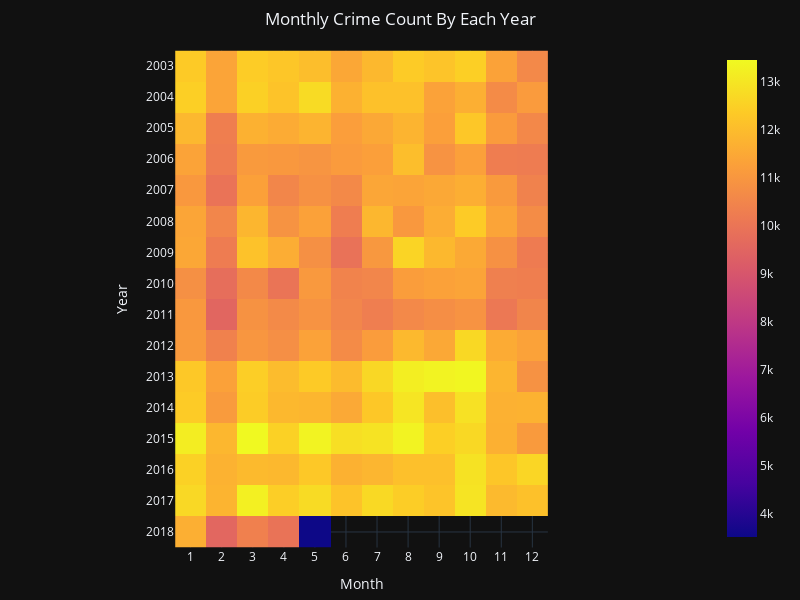

Notebook cell for this chart:
### Code cell
# Create heatmap with year, month and count
fig = px.imshow(df_monthly.pivot("year", "month", "count"), width=800, height=600)
fig.update_layout(
    template='plotly_dark',
    title=dict(
        text='Monthly Crime Count By Each Year',
        x=0.5
    ),
    xaxis=dict(
            title='Month',
            tickmode='linear'),
    yaxis=dict(
            title='Year',
            tickmode='linear'),
    margin=dict(l=20, r=20, t=50, b=20)
)
fig.show()

### Figure 1 — Plotly figure (JSON) as saved in the notebook; plotly's stock layout.template omitted (floating-point values rounded to 4 significant figures; data arrays with more than 128 entries replaced by an {"elided": "..."} marker saying what was removed)
{"data": [{"coloraxis": "coloraxis", "hovertemplate": "month: %{x}<br>year: %{y}<br>color: %{z}<extra></extra>", "name": "0", "type": "heatmap", "x": [1, 2, 3, 4, 5, 6, 7, 8, 9, 10, 11, 12], "xaxis": "x", "y": [2003, 2004, 2005, 2006, 2007, 2008, 2009, 2010, 2011, 2012, 2013, 2014, 2015, 2016, 2017, 2018], "yaxis": "y", "z": {"elided": "16x12 int values"}}], "layout": {"coloraxis": {"colorscale": [[0, "#0d0887"], [0.1111, "#46039f"], [0.2222, "#7201a8"], [0.3333, "#9c179e"], [0.4444, "#bd3786"], [0.5556, "#d8576b"], [0.6667, "#ed7953"], [0.7778, "#fb9f3a"], [0.8889, "#fdca26"], [1, "#f0f921"]]}, "height": 600, "margin": {"b": 20, "l": 20, "r": 20, "t": 50}, "title": {"text": "Monthly Crime Count By Each Year", "x": 0.5}, "width": 800, "xaxis": {"anchor": "y", "autorange": true, "constrain": "domain", "domain": [0.2258, 0.7742], "range": [0.5, 12.5], "scaleanchor": "y", "tickmode": "linear", "title": {"text": "Month"}, "type": "linear"}, "yaxis": {"anchor": "x", "autorange": true, "constrain": "domain", "domain": [0, 1], "range": [2018.0, 2002.0], "tickmode": "linear", "title": {"text": "Year"}, "type": "linear"}}}
